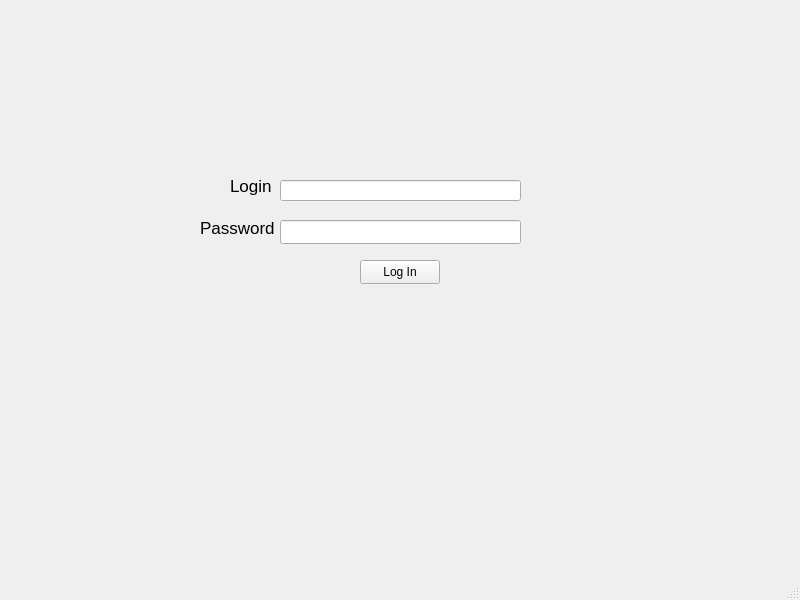
<?xml version="1.0" encoding="UTF-8"?>
<ui version="4.0">
 <class>MainWindow</class>
 <widget class="QMainWindow" name="MainWindow">
  <property name="geometry">
   <rect>
    <x>0</x>
    <y>0</y>
    <width>800</width>
    <height>600</height>
   </rect>
  </property>
  <property name="windowTitle">
   <string>MainWindow</string>
  </property>
  <widget class="QWidget" name="centralwidget">
   <widget class="QLineEdit" name="lineEdit">
    <property name="geometry">
     <rect>
      <x>280</x>
      <y>180</y>
      <width>241</width>
      <height>21</height>
     </rect>
    </property>
   </widget>
   <widget class="QLineEdit" name="lineEdit_2">
    <property name="geometry">
     <rect>
      <x>280</x>
      <y>220</y>
      <width>241</width>
      <height>24</height>
     </rect>
    </property>
   </widget>
   <widget class="QPushButton" name="pushButton">
    <property name="geometry">
     <rect>
      <x>360</x>
      <y>260</y>
      <width>80</width>
      <height>24</height>
     </rect>
    </property>
    <property name="text">
     <string>Log In</string>
    </property>
   </widget>
   <widget class="QLabel" name="label">
    <property name="geometry">
     <rect>
      <x>230</x>
      <y>170</y>
      <width>61</width>
      <height>31</height>
     </rect>
    </property>
    <property name="font">
     <font>
      <pointsize>13</pointsize>
     </font>
    </property>
    <property name="text">
     <string>Login</string>
    </property>
   </widget>
   <widget class="QLabel" name="label_2">
    <property name="geometry">
     <rect>
      <x>200</x>
      <y>220</y>
      <width>81</width>
      <height>16</height>
     </rect>
    </property>
    <property name="font">
     <font>
      <pointsize>13</pointsize>
     </font>
    </property>
    <property name="text">
     <string>Password</string>
    </property>
   </widget>
   <widget class="QLabel" name="label_3">
    <property name="geometry">
     <rect>
      <x>260</x>
      <y>20</y>
      <width>301</width>
      <height>151</height>
     </rect>
    </property>
    <property name="text">
     <string/>
    </property>
    <property name="pixmap">
     <pixmap>../../Downloads/66151e9389c25_1712660167_66151e9389c00 (1).png</pixmap>
    </property>
   </widget>
  </widget>
  <widget class="QMenuBar" name="menubar">
   <property name="geometry">
    <rect>
     <x>0</x>
     <y>0</y>
     <width>800</width>
     <height>21</height>
    </rect>
   </property>
  </widget>
  <widget class="QStatusBar" name="statusbar"/>
 </widget>
 <resources/>
 <connections/>
</ui>
